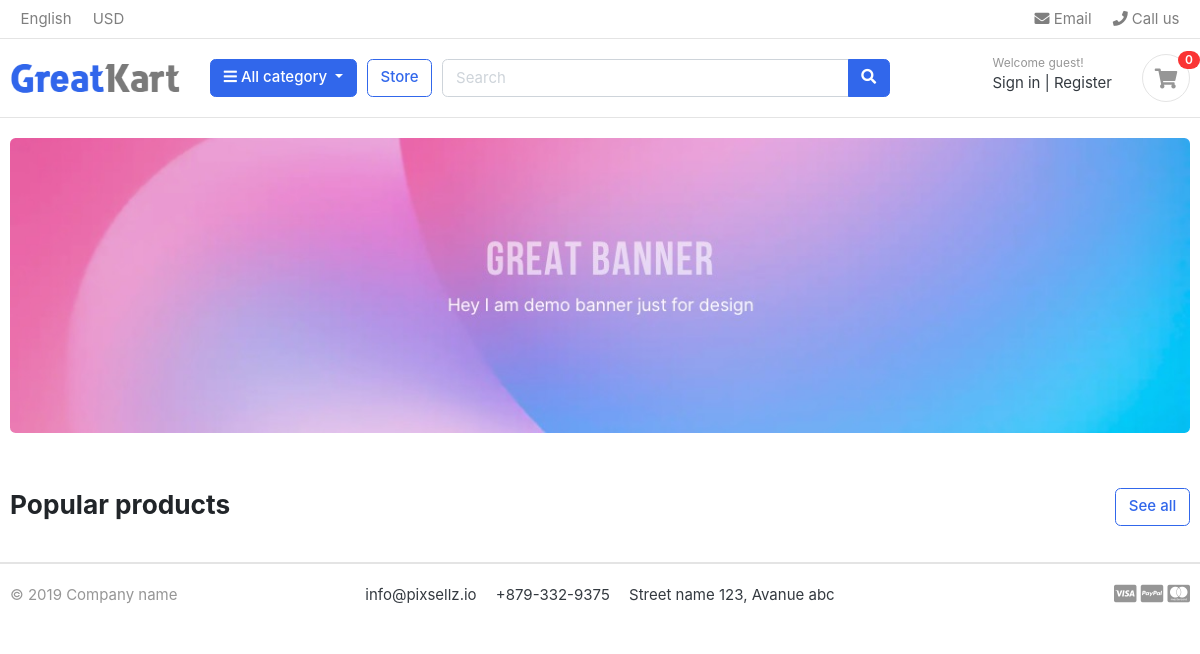
Before: / with the older database file.
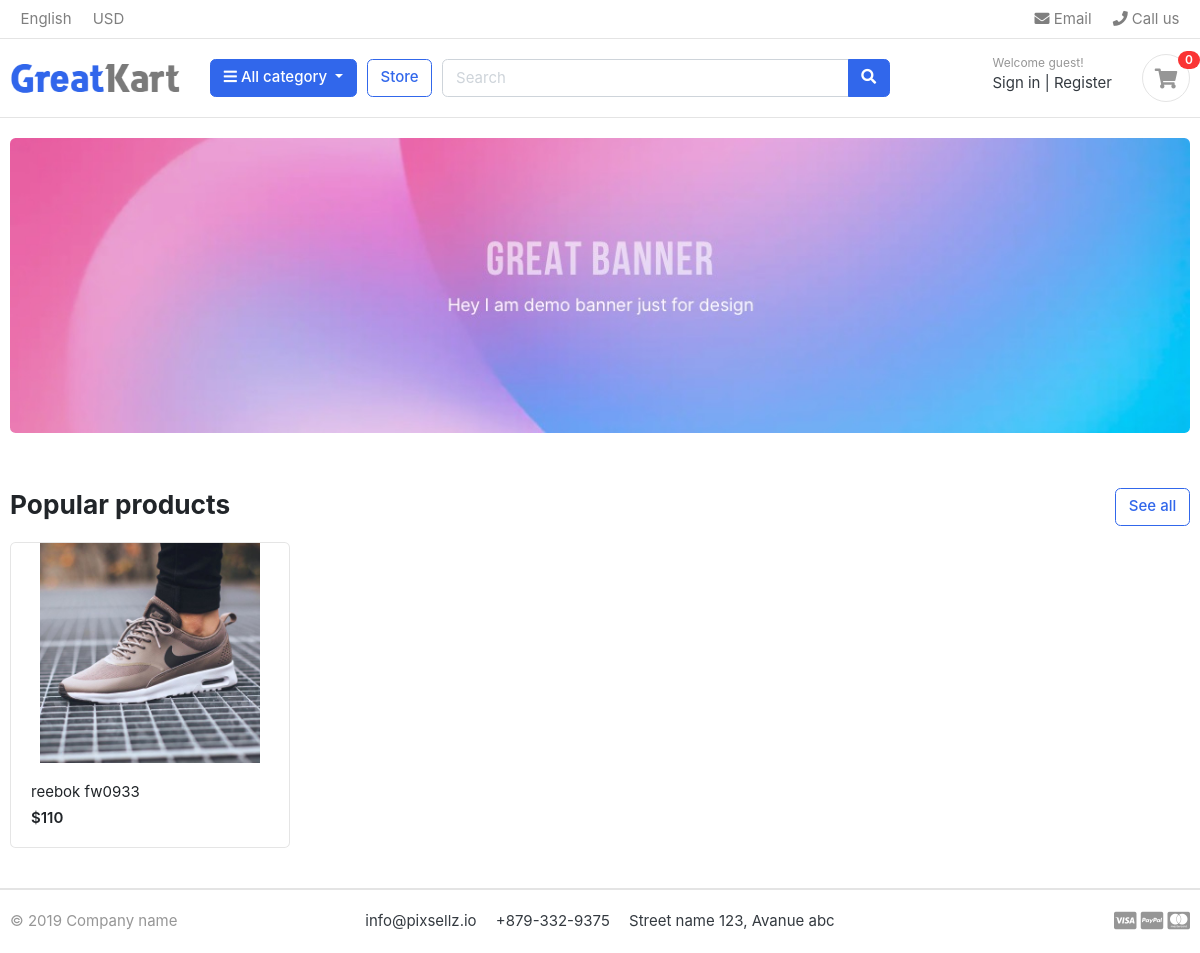
After: the same page with the newer database file.
### store/models.py (models this page shows, shortened)
class Product(models.Model):
    product_name = models.CharField(max_length=200, unique=True)
    slug = models.SlugField(max_length=200, unique=True)
    description = models.TextField(max_length=500, blank=True)
    price = models.PositiveIntegerField()
    images = models.ImageField(upload_to='photos/products')
    stock = models.PositiveIntegerField()
    is_available = models.BooleanField(default=True)
    category = models.ForeignKey(Category, on_delete=models.CASCADE)
    created_date = models.DateTimeField(auto_now_add=True)
    modified_date = models.DateTimeField(auto_now=True)

### front/views.py (the view)
# urls.py: path('', views.home, name='home'),
def home(request):
    products = Product.objects.filter(is_available=True)
    context = {
        'products': products
    }
    return render(request, 'home.html', context)

### templates/home.html
{% extends 'base.html' %}
{% load static %}
{% block content %}
    <section class="section-intro padding-y-sm">
        <div class="container">
            <div class="intro-banner-wrap">
                <img src="{% static 'images/banners/1.jpg' %}" class="img-fluid rounded" alt="">
            </div>
        </div>
    </section>
    <section class="section-name padding-y-sm">
        <div class="container">
            <header class="section-heading">
                <a href="./store.html" class="btn btn-outline-primary float-right">See all</a>
                <h3 class="section-title">Popular products</h3>
            </header>
            <div class="row">
                {% for product in products %}
                    <div class="col-md-3">
                        <div class="card card-product-grid">
                            <a href="./product-detail.html" class="img-wrap"> <img src="{{ product.images.url }}"
                                                                                   alt=""> </a>
                            <figcaption class="info-wrap">
                                <a href="./product-detail.html" class="title">{{ product.product_name }}</a>
                                <div class="price mt-1">${{ product.price }}</div>
                            </figcaption>
                        </div>
                    </div>
                {% endfor %}
            </div>
        </div>
    </section>
{% endblock %}

### templates/base.html (shortened to what this page needs)
{% load static %}
<!DOCTYPE HTML>
<html lang="en">
<head>
<link href="{% static 'css/bootstrap.css' %}" rel="stylesheet" type="text/css"/>
<link href="{% static 'fonts/fontawesome/css/all.min.css' %}" type="text/css" rel="stylesheet">
<link href="{% static 'css/ui.css' %}" rel="stylesheet" type="text/css"/>
<link href="{% static 'css/responsive.css' %}" rel="stylesheet" media="only screen and (max-width: 1200px)" />
</head>
<body>
{% include 'includes/header.html' %}
{% block content %} {% endblock %}
{% include 'includes/footer.html' %}
</body>
</html>

### templates/includes/header.html (shortened to what this page needs)
{% load static %}
<header class="section-header">
<nav class="navbar p-md-0 navbar-expand-sm navbar-light border-bottom">
<div class="container">
  <div class="collapse navbar-collapse" id="navbarTop4">
    <ul class="navbar-nav mr-auto">
    	<li class="nav-item dropdown">
		 	<a href="#" class="nav-link">   English </a>
		</li>
		<li class="nav-item dropdown">
			<a href="#" class="nav-link"> USD </a>
		</li>
    </ul>
    <ul class="navbar-nav">
		<li><a href="#" class="nav-link"> <i class="fa fa-envelope"></i> Email </a></li>
		<li><a href="#" class="nav-link"> <i class="fa fa-phone"></i> Call us </a></li>
	</ul>
  </div>
</div>
</nav>
<section class="header-main border-bottom">
	<div class="container">
<div class="row align-items-center">
	<div class="col-lg-2 col-md-3 col-6">
		<a href="./" class="brand-wrap">
			<img class="logo" src="{% static 'images/logo.png' %}">
		</a>
	</div>
	<div class="col-lg col-sm col-md col-6 flex-grow-0">
		<div class="category-wrap dropdown d-inline-block float-right">
			<button type="button" class="btn btn-primary dropdown-toggle" data-toggle="dropdown">
				<i class="fa fa-bars"></i> All category
			</button>
		</div>
	</div>
	<a href="./store.html" class="btn btn-outline-primary">Store</a>
	<div class="col-lg  col-md-6 col-sm-12 col">
		<form action="#" class="search">
			<div class="input-group w-100">
			    <input type="text" class="form-control" style="width:60%;" placeholder="Search">
			    <div class="input-group-append">
			      <button class="btn btn-primary" type="submit">
			        <i class="fa fa-search"></i>
			      </button>
			    </div>
		    </div>
		</form>
	</div>
	<div class="col-lg-3 col-sm-6 col-8 order-2 order-lg-3">
				<div class="d-flex justify-content-end mb-3 mb-lg-0">
					<div class="widget-header">
						<small class="title text-muted">Welcome guest!</small>
						<div>
							<a href="./signin.html">Sign in</a> <span class="dark-transp"> | </span>
							<a href="./register.html"> Register</a>
						</div>
					</div>
					<a href="./cart.html" class="widget-header pl-3 ml-3">
						<div class="icon icon-sm rounded-circle border"><i class="fa fa-shopping-cart"></i></div>
						<span class="badge badge-pill badge-danger notify">0</span>
					</a>
				</div>
			</div>
</div>
	</div>
</section>
</header>

### templates/includes/footer.html
<footer class="section-footer border-top">
	<div class="container">
		<section class="footer-bottom border-top row">
			<div class="col-md-2">
				<p class="text-muted"> &copy 2019 Company name </p>
			</div>
			<div class="col-md-8 text-md-center">
				<span  class="px-2">info@pixsellz.io</span>
				<span  class="px-2">+879-332-9375</span>
				<span  class="px-2">Street name 123, Avanue abc</span>
			</div>
			<div class="col-md-2 text-md-right text-muted">
				<i class="fab fa-lg fa-cc-visa"></i>
				<i class="fab fa-lg fa-cc-paypal"></i>
				<i class="fab fa-lg fa-cc-mastercard"></i>
			</div>
		</section>
	</div>
</footer>

### static/css/ui.css (style rules this page uses)
html { font-family: "Inter", sans-serif; font-size: 15px; }
.img-wrap { text-align: center; display: block; }
.img-wrap img { max-width: 100%; }
.icon-xs, .icon-sm, .icon-md, .icon-lg { display: inline-block; text-align: center; flex-shrink: 0; flex-grow: 0; }
.icon-sm { width: 48px; height: 48px; line-height: 48px !important; font-size: 20px; }
.padding-y-sm { padding-top: 20px; padding-bottom: 20px; }
.section-heading { margin-bottom: 20px; margin-top: 15px; }
.section-title { color: #212529; }
p:last-child { margin-bottom: 0; }
.header-main { position: relative; padding-top: 1rem; padding-bottom: 1rem; }
.brand-wrap .logo, .navbar-brand .logo { margin-right: 7px; max-height: 42px; display: inline-block; }
.widget-header { display: inline-block; vertical-align: middle; position: relative; }
.widget-header a { color: #343a40; }
.widget-header i { color: #969696; }
.widget-header .title { display: block; }
.widget-header .notify { position: absolute; top: -3px; right: -10px; }
.footer-bottom { padding-top: 20px; padding-bottom: 20px; }
[class*=card-product] a.title { color: #212529; display: block; }
[class*=card-product] .img-wrap { overflow: hidden; position: relative; }
[class*=card-product] .img-wrap img { height: 100%; max-width: 100%; width: auto; display: inline-block; -o-object-fit: cover; object-fit: cover; }
.card-product-grid { margin-bottom: 20px; }
.card-product-grid .img-wrap { border-radius: 0.2rem 0.2rem 0 0; height: 220px; }
.card-product-grid .info-wrap { overflow: hidden; padding: 18px 20px; }
.card .img-wrap { overflow: hidden; }
.notify { position: absolute; top: -4px; right: -10px; display: inline-block; padding: 0.25em 0.6em; font-size: 12px; line-height: 1; text-align: center; border-radius: 3rem; color: #fff; background-color: #fa3434; }
.price { font-weight: 600; color: #212529; }

Changed rows visible on the page:
added Product: images (picture), product_name "reebok fw0933", price "110"
